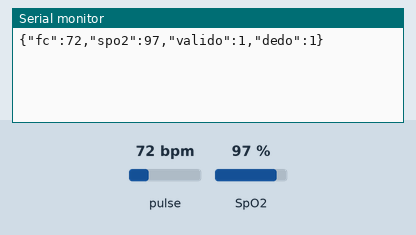
Simulated run of this sketch. Board: ESP32. On the bench: the last lines printed to the serial monitor. The inputs (shaded band) are chosen by the test bench; at power-on: pulse 72 bpm, SpO2 97 %.

Above: at 5.2 s.
5.3 s: pulse set to 42 bpm
At 6.3 s:
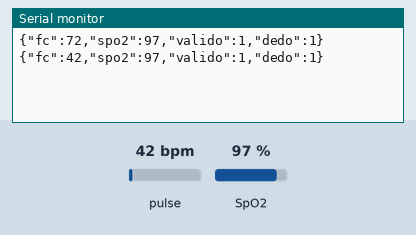
6.8 s: SpO2 set to 80 %
At 7.8 s:
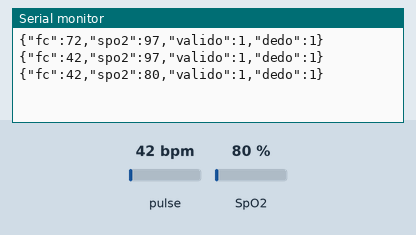
8.3 s: pulse set to 70 bpm
At 9.8 s:
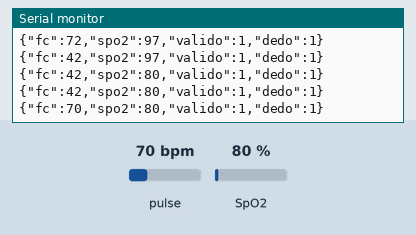
Timing chart, 0 to 11.3 s (numbered marks = the images above; inputs shaded):
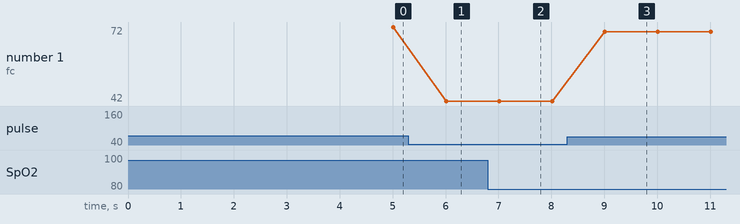

The sketch:

esp32_max30102.ino
```cpp
/*
  CREW HEALTH MONITOR - Sensor en vivo (pulso y SpO2)
  NASA Space Apps Challenge 2026

  Placa:   ESP32 (por ejemplo "ESP32 Dev Module")
  Sensor:  MAX30102 (pulso + oxigenación)

  Conexiones (I2C):
    MAX30102 VIN  -> ESP32 3V3
    MAX30102 GND  -> ESP32 GND
    MAX30102 SDA  -> ESP32 GPIO 21
    MAX30102 SCL  -> ESP32 GPIO 22

  Librería (Arduino IDE -> Administrador de librerías):
    "SparkFun MAX3010x Pulse and Proximity Sensor Library"

  Qué hace:
    Lee el sensor y, más o menos una vez por segundo, envía por el puerto USB
    (Serial, 115200 baudios) una línea en formato JSON, por ejemplo:
      {"fc":72,"spo2":97,"valido":1,"dedo":1}
    El programa sensor_en_vivo.py (en la carpeta del proyecto) lee esas
    líneas y las pasa al dashboard.

  Basado en el ejemplo "Example8_SPO2" de la librería de SparkFun.
*/

#include <Wire.h>
#include "MAX30105.h"
#include "spo2_algorithm.h"

MAX30105 sensor;

const int32_t LARGO = 100;     // 100 muestras = ~4 s de señal (a 25 muestras/s)
uint32_t bufferIR[LARGO];
uint32_t bufferRojo[LARGO];

int32_t spo2;
int8_t spo2Valida;
int32_t pulso;
int8_t pulsoValido;

void leerMuestra(int i) {
  while (!sensor.available()) sensor.check();   // espera una muestra nueva
  bufferRojo[i] = sensor.getRed();
  bufferIR[i] = sensor.getIR();
  sensor.nextSample();
}

void setup() {
  Serial.begin(115200);
  Wire.begin();   // ESP32: SDA = 21, SCL = 22

  if (!sensor.begin(Wire, I2C_SPEED_FAST)) {
    Serial.println("{\"error\":\"MAX30102 no encontrado: revisar cables\"}");
    while (true) delay(1000);
  }

  // Configuración recomendada por el ejemplo de SparkFun para SpO2
  byte brillo = 60;        // 0 a 255
  byte promedio = 4;       // promedia 4 lecturas -> 25 muestras/s
  byte modo = 2;           // 2 = LED rojo + infrarrojo
  int frecuencia = 100;
  int anchoPulso = 411;
  int rango = 4096;
  sensor.setup(brillo, promedio, modo, frecuencia, anchoPulso, rango);

  // Primeras 100 muestras para arrancar
  for (int i = 0; i < LARGO; i++) leerMuestra(i);
  maxim_heart_rate_and_oxygen_saturation(bufferIR, LARGO, bufferRojo, &spo2, &spo2Valida, &pulso, &pulsoValido);
}

void loop() {
  // Desplaza la ventana: descarta las 25 muestras más viejas...
  for (int i = 25; i < LARGO; i++) {
    bufferRojo[i - 25] = bufferRojo[i];
    bufferIR[i - 25] = bufferIR[i];
  }
  // ...y lee 25 nuevas (~1 segundo)
  for (int i = LARGO - 25; i < LARGO; i++) leerMuestra(i);

  maxim_heart_rate_and_oxygen_saturation(bufferIR, LARGO, bufferRojo, &spo2, &spo2Valida, &pulso, &pulsoValido);

  bool hayDedo = bufferIR[LARGO - 1] > 50000;   // sin dedo, la luz infrarroja reflejada es baja
  bool valido = pulsoValido && spo2Valida;

  Serial.print("{\"fc\":");
  Serial.print((long)pulso);
  Serial.print(",\"spo2\":");
  Serial.print((long)spo2);
  Serial.print(",\"valido\":");
  Serial.print(valido ? 1 : 0);
  Serial.print(",\"dedo\":");
  Serial.print(hayDedo ? 1 : 0);
  Serial.println("}");
}
```

Measured:
- after the input at 5.3 s, the serial monitor: prints a new line after 0.71 s (image 1)
- after the input at 6.8 s, the serial monitor: prints a new line after 0.21 s (image 2)
- after the input at 8.3 s, the serial monitor: prints a new line after 0.71 s (image 3)
- plotted number 1: 72 → 42 after the input at 5.3 s, 42 → 70 after the input at 8.3 s
